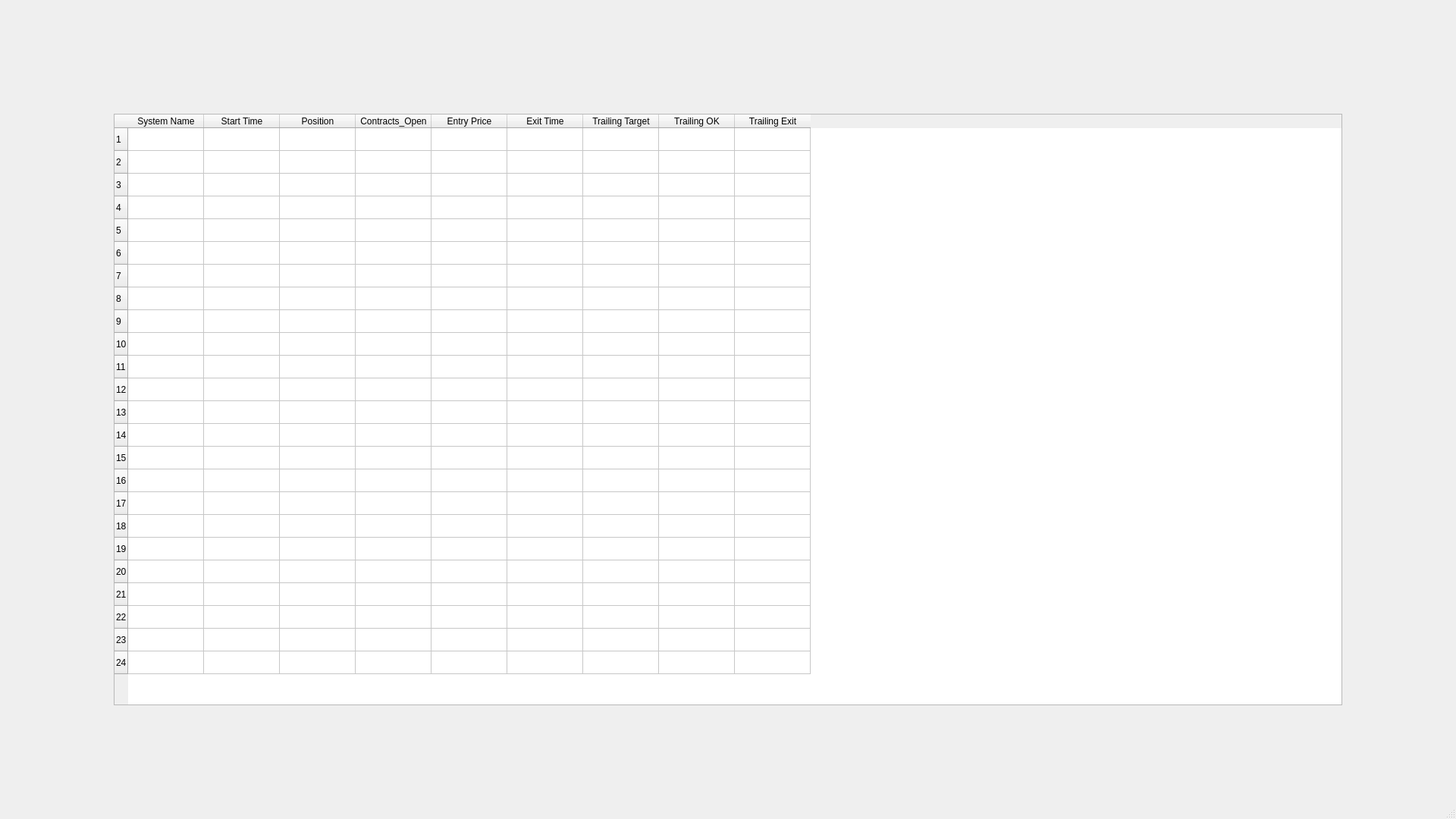
<?xml version="1.0" encoding="UTF-8"?>
<ui version="4.0">
 <class>MainWindow</class>
 <widget class="QMainWindow" name="MainWindow">
  <property name="geometry">
   <rect>
    <x>0</x>
    <y>0</y>
    <width>1920</width>
    <height>1080</height>
   </rect>
  </property>
  <property name="windowTitle">
   <string>MainWindow</string>
  </property>
  <widget class="QWidget" name="centralwidget">
   <widget class="QTableWidget" name="tableWidget">
    <property name="geometry">
     <rect>
      <x>150</x>
      <y>150</y>
      <width>1620</width>
      <height>780</height>
     </rect>
    </property>
    <property name="rowCount">
     <number>24</number>
    </property>
    <property name="columnCount">
     <number>9</number>
    </property>
    <row/>
    <row/>
    <row/>
    <row/>
    <row/>
    <row/>
    <row/>
    <row/>
    <row/>
    <row/>
    <row/>
    <row/>
    <row/>
    <row/>
    <row/>
    <row/>
    <row/>
    <row/>
    <row/>
    <row/>
    <row/>
    <row/>
    <row/>
    <row/>
    <column>
     <property name="text">
      <string>System Name</string>
     </property>
    </column>
    <column>
     <property name="text">
      <string>Start Time</string>
     </property>
    </column>
    <column>
     <property name="text">
      <string>Position</string>
     </property>
    </column>
    <column>
     <property name="text">
      <string>Contracts_Open</string>
     </property>
    </column>
    <column>
     <property name="text">
      <string>Entry Price</string>
     </property>
    </column>
    <column>
     <property name="text">
      <string>Exit Time</string>
     </property>
    </column>
    <column>
     <property name="text">
      <string>Trailing Target</string>
     </property>
    </column>
    <column>
     <property name="text">
      <string>Trailing OK</string>
     </property>
    </column>
    <column>
     <property name="text">
      <string>Trailing Exit</string>
     </property>
    </column>
    <item row="0" column="0">
     <property name="text">
      <string/>
     </property>
    </item>
    <item row="0" column="1">
     <property name="text">
      <string/>
     </property>
    </item>
   </widget>
  </widget>
  <widget class="QMenuBar" name="menubar">
   <property name="geometry">
    <rect>
     <x>0</x>
     <y>0</y>
     <width>1920</width>
     <height>47</height>
    </rect>
   </property>
  </widget>
  <widget class="QStatusBar" name="statusbar"/>
 </widget>
 <resources/>
 <connections/>
</ui>
